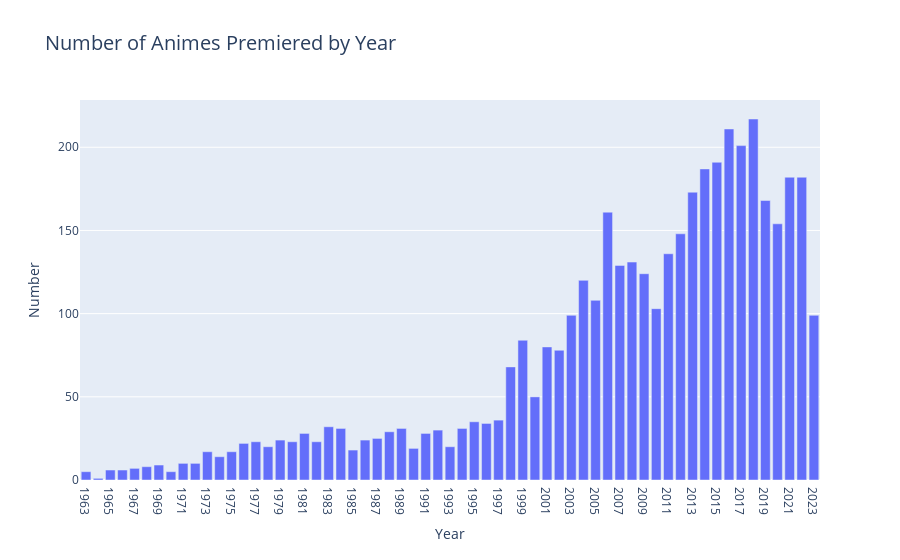

Notebook code cell kept with this figure:
### Code cell
year_counts = anime_df['Premiered'].value_counts()
sorted_years = sorted(year_counts.index)

fig = go.Figure(data=go.Bar(
    x=sorted_years,
    y=year_counts[sorted_years], 
))

fig.update_layout(
    title='Number of Animes Premiered by Year',
    xaxis_title='Year',
    yaxis_title='Number',
    title_font=dict(size=20),
)
fig.write_image("number_animes.png") 
fig.show()

### Figure 1 — Plotly figure (JSON) as saved in the notebook; plotly's stock layout.template omitted (floating-point values rounded to 4 significant figures)
{"data": [{"type": "bar", "x": ["1963", "1964", "1965", "1966", "1967", "1968", "1969", "1970", "1971", "1972", "1973", "1974", "1975", "1976", "1977", "1978", "1979", "1980", "1981", "1982", "1983", "1984", "1985", "1986", "1987", "1988", "1989", "1990", "1991", "1992", "1993", "1994", "1995", "1996", "1997", "1998", "1999", "2000", "2001", "2002", "2003", "2004", "2005", "2006", "2007", "2008", "2009", "2010", "2011", "2012", "2013", "2014", "2015", "2016", "2017", "2018", "2019", "2020", "2021", "2022", "2023"], "y": [5, 1, 6, 6, 7, 8, 9, 5, 10, 10, 17, 14, 17, 22, 23, 20, 24, 23, 28, 23, 32, 31, 18, 24, 25, 29, 31, 19, 28, 30, 20, 31, 35, 34, 36, 68, 84, 50, 80, 78, 99, 120, 108, 161, 129, 131, 124, 103, 136, 148, 173, 187, 191, 211, 201, 217, 168, 154, 182, 182, 99]}], "layout": {"title": {"font": {"size": 20}, "text": "Number of Animes Premiered by Year"}, "xaxis": {"title": {"text": "Year"}}, "yaxis": {"title": {"text": "Number"}}}}
